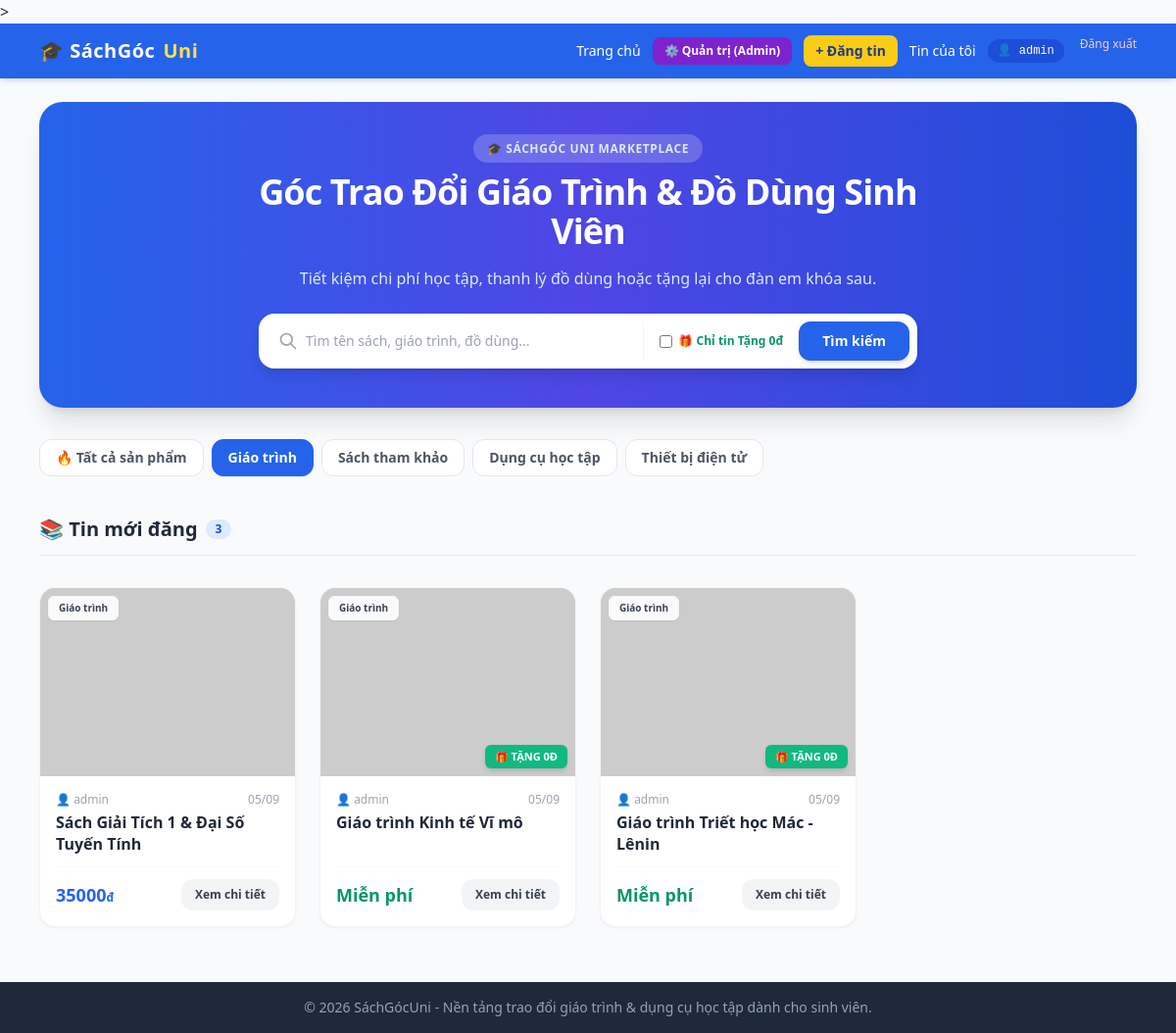
/?cat=1 (signed in), run on the app's committed database.
### app_main/models.py (models this page shows, shortened)
class Category(models.Model):
    name = models.CharField(max_length=100, verbose_name="Tên danh mục")
    slug = models.SlugField(unique=True, verbose_name="Đường dẫn (Slug)")
    class Meta:
        verbose_name = "Danh mục"
        verbose_name_plural = "1. Danh mục sản phẩm"

class Post(models.Model):
    CONDITION_CHOICES = [
        ('NEW', 'Mới (100%)'),
        ('LIKE_NEW', 'Như mới (90-99%)'),
        ('GOOD', 'Tốt (70-89%)'),
        ('USED', 'Cũ (Dưới 70%)'),
    ]
    title = models.CharField(max_length=200, verbose_name="Tiêu đề")
    seller = models.ForeignKey(User, on_delete=models.CASCADE, related_name='posts', verbose_name="Người đăng")
    category = models.ForeignKey(Category, on_delete=models.SET_NULL, null=True, verbose_name="Danh mục")
    course_code = models.CharField(max_length=50, blank=True, verbose_name="Mã học phần / Tên môn")
    faculty = models.CharField(max_length=100, blank=True, verbose_name="Khoa / Ngành")
    price = models.DecimalField(max_digits=10, decimal_places=0, default=0, verbose_name="Giá bán (VNĐ)")
    is_free = models.BooleanField(default=False, verbose_name="Tặng miễn phí (0đ)")
    condition = models.CharField(max_length=20, choices=CONDITION_CHOICES, default='GOOD', verbose_name="Tình trạng")
    description = models.TextField(verbose_name="Mô tả chi tiết")
    image = models.ImageField(upload_to='posts/', blank=True, null=True, verbose_name="Ảnh sản phẩm")
    is_sold = models.BooleanField(default=False, verbose_name="Đã bán")
    created_at = models.DateTimeField(auto_now_add=True, verbose_name="Ngày đăng")
    wishlist = models.ManyToManyField(User, related_name='favorite_posts', blank=True, verbose_name="Lượt yêu thích")
    class Meta:
        verbose_name = "Bài đăng"
        verbose_name_plural = "2. Quản lý bài đăng"
    class Meta:
        verbose_name = "Bài đăng"
        verbose_name_plural = "2. Quản lý bài đăng"

### app_main/views.py (the view)
# urls.py: path('', views.home, name='home'),
def home(request):
    posts = Post.objects.all().order_by('-created_at')
    categories = Category.objects.all()
    query = request.GET.get('q', '')
    if query:
        posts = posts.filter(title__icontains=query)
    cat_param = request.GET.get('cat') or request.GET.get('category')
    if cat_param and cat_param != 'all':
        if cat_param.isdigit():
            posts = posts.filter(category_id=int(cat_param))
        else:
            posts = posts.filter(category__name__icontains=cat_param)
    is_free = request.GET.get('free')
    if is_free == '1':
        posts = posts.filter(is_free=True)
    context = {
        'posts': posts,
        'categories': categories,
        'query': query,
        'cat_id': cat_param,
        'selected_category': cat_param,
        'free_only': is_free == '1',
    }
    return render(request, 'app_main/home.html', context)

### app_main/templates/app_main/home.html (shortened to what this page needs)
{% extends 'app_main/base.html' %}
{% block content %}
<div class="space-y-8">
    <div class="relative bg-gradient-to-r from-blue-600 via-indigo-600 to-blue-700 text-white rounded-3xl p-8 md:p-10 shadow-xl overflow-hidden">
        <div class="relative z-10 max-w-2xl mx-auto text-center space-y-4">
            <span class="bg-white/20 backdrop-blur-md text-xs font-semibold px-3.5 py-1.5 rounded-full uppercase tracking-wider text-blue-100">
                🎓 SáchGóc Uni Marketplace
            </span>
            <h1 class="text-3xl md:text-4xl font-black tracking-tight">
                Góc Trao Đổi Giáo Trình & Đồ Dùng Sinh Viên
            </h1>
            <p class="text-blue-100 text-sm md:text-base font-medium">
                Tiết kiệm chi phí học tập, thanh lý đồ dùng hoặc tặng lại cho đàn em khóa sau.
            </p>
            <form method="get" action="{% url 'home' %}" class="pt-2">
                <div class="flex flex-col sm:flex-row gap-2 bg-white p-2 rounded-2xl shadow-lg text-gray-800">
                    <div class="flex-1 flex items-center px-3 gap-2">
                        <svg class="w-5 h-5 text-gray-400 shrink-0" fill="none" stroke="currentColor" viewBox="0 0 24 24"><path stroke-linecap="round" stroke-linejoin="round" stroke-width="2" d="M21 21l-6-6m2-5a7 7 0 11-14 0 7 7 0 0114 0z"/></svg>
                        <input type="text" name="q" value="{{ query|default:'' }}" placeholder="Tìm tên sách, giáo trình, đồ dùng..." class="w-full text-sm focus:outline-none bg-transparent">
                    </div>
                    <div class="flex items-center gap-2 border-t sm:border-t-0 sm:border-l border-gray-100 pt-2 sm:pt-0 pl-0 sm:pl-2">
                        <label class="flex items-center gap-1.5 text-xs font-bold text-emerald-600 cursor-pointer px-2 select-none whitespace-nowrap">
                            <input type="checkbox" name="free" value="1" {% if free_only %}checked{% endif %} onchange="this.form.submit()" class="rounded text-emerald-600 focus:ring-emerald-500"> 🎁 Chỉ tin Tặng 0đ
                        </label>
                        <button type="submit" class="w-full sm:w-auto bg-blue-600 hover:bg-blue-700 text-white font-bold px-6 py-2.5 rounded-xl text-sm transition-all shadow-md shrink-0">
                            Tìm kiếm
                        </button>
                    </div>
                </div>
            </form>
        </div>
    </div>
    <div class="flex items-center gap-2 overflow-x-auto pb-2 scrollbar-none">
        <a href="{% url 'home' %}" class="px-4 py-2 rounded-xl text-sm font-semibold whitespace-nowrap transition-all border {% if not cat_id or cat_id == 'all' %}bg-blue-600 text-white border-blue-600 shadow-sm{% else %}bg-white text-gray-600 border-gray-200 hover:bg-gray-50{% endif %}">
            🔥 Tất cả sản phẩm
        </a>
        {% for cat in categories %}
            <a href="?cat={{ cat.id }}{% if query %}&q={{ query }}{% endif %}{% if free_only %}&free=1{% endif %}"
               class="px-4 py-2 rounded-xl text-sm font-semibold whitespace-nowrap transition-all border {% if cat_id == cat.id|stringformat:'i' or cat_id == cat.id|stringformat:'s' %}bg-blue-600 text-white border-blue-600 shadow-sm{% else %}bg-white text-gray-600 border-gray-200 hover:bg-gray-50{% endif %}">
                {{ cat.name }}
            </a>
        {% endfor %}
    </div>
    <div class="flex justify-between items-center border-b pb-3">
        <h2 class="text-xl font-bold text-gray-800 flex items-center gap-2">
            <span>📚 Tin mới đăng</span>
            <span class="text-xs bg-blue-100 text-blue-700 px-2.5 py-0.5 rounded-full font-extrabold">{{ posts|length }}</span>
        </h2>
    </div>
    <div class="grid grid-cols-1 sm:grid-cols-2 md:grid-cols-3 lg:grid-cols-4 gap-6">
        {% for post in posts %}
            <div class="group bg-white rounded-2xl shadow-sm border border-gray-100 overflow-hidden hover:shadow-xl hover:-translate-y-1 transition-all duration-200 flex flex-col relative">
                <div class="relative h-48 w-full bg-gray-100 overflow-hidden">
                    {% if post.image %}
                        <img src="{{ post.image.url }}" alt="{{ post.title }}" class="h-full w-full object-cover group-hover:scale-105 transition-transform duration-300">
                    {% else %}
                        <img src="https://picsum.photos/seed/{{ post.id }}/500/300" alt="{{ post.title }}" class="h-full w-full object-cover group-hover:scale-105 transition-transform duration-300">
                    {% endif %}
                    <div class="absolute top-2 left-2 flex flex-col gap-1">
                        <span class="bg-white/90 backdrop-blur-md text-gray-700 text-[10px] font-bold px-2.5 py-1 rounded-md shadow-sm border border-gray-100">
                            {{ post.category.name|default:"Khác" }}
                        </span>
                    </div>
                    {% if post.is_free or post.price == 0 %}
                        <span class="absolute bottom-2 right-2 bg-emerald-500 text-white text-[11px] font-black px-2.5 py-1 rounded-md shadow-md uppercase">
                            🎁 Tặng 0đ
                        </span>
                    {% endif %}
                </div>
                <div class="p-4 flex-1 flex flex-col justify-between space-y-3">
                    <div>
                        <div class="flex justify-between items-center text-xs text-gray-400 mb-1">
                            <span class="font-medium">👤 {{ post.seller.username }}</span>
                            <span>{{ post.created_at|date:"d/m" }}</span>
                        </div>
                        <h3 class="font-bold text-gray-800 text-base leading-snug line-clamp-2 group-hover:text-blue-600 transition-colors">
                            <a href="{% url 'post_detail' post.pk %}">{{ post.title }}</a>
                        </h3>
                    </div>
                    <div class="pt-3 border-t border-gray-50 flex items-center justify-between">
                        <div>
                            {% if post.is_free or post.price == 0 %}
                                <span class="text-emerald-600 font-black text-lg">Miễn phí</span>
                            {% else %}
                                <span class="text-blue-600 font-black text-lg">{{ post.price|floatformat:0 }}<span class="text-xs font-bold">đ</span></span>
                            {% endif %}
                        </div>
                        <a href="{% url 'post_detail' post.pk %}" class="bg-gray-100 group-hover:bg-blue-600 group-hover:text-white text-gray-700 text-xs font-bold px-3.5 py-2 rounded-xl transition-colors">
                            Xem chi tiết
                        </a>
                    </div>
                </div>
            </div>
        {% endfor %}
    </div>
</div>
{% endblock %}

### app_main/templates/app_main/base.html (shortened to what this page needs)
<!DOCTYPE html>
<html lang="vi">
<head>
    <script src="https://cdn.tailwindcss.com"></script>
</head>
<body class="bg-slate-50 text-slate-800 min-h-screen flex flex-col">
    <nav class="bg-blue-600 text-white shadow-md">
        <div class="max-w-6xl mx-auto px-4 py-3 flex justify-between items-center">
            <a href="{% url 'home' %}" class="font-bold text-xl tracking-wide flex items-center gap-2">
                🎓 SáchGóc<span class="text-yellow-300">Uni</span>
            </a>
            <div class="flex items-center gap-3 text-sm font-medium">
                <a href="{% url 'home' %}" class="hover:underline hidden sm:inline">Trang chủ</a>
                {% if user.is_authenticated %}
                    {% if user.is_staff or user.is_superuser %}
                        <a href="/admin/" target="_blank" class="bg-purple-700 hover:bg-purple-800 text-white font-bold px-3 py-1.5 rounded-lg text-xs flex items-center gap-1 transition shadow-sm">
                            ⚙️ Quản trị (Admin)
                        </a>
                    {% endif %}
                    <a href="{% url 'create_post' %}" class="bg-yellow-400 text-blue-900 px-3 py-1.5 rounded-lg font-semibold hover:bg-yellow-300 transition shadow-sm">+ Đăng tin</a>
                    <a href="{% url 'my_posts' %}" class="hover:underline">Tin của tôi</a>
                    <span class="bg-blue-700 px-2.5 py-1 rounded-full text-xs font-mono">👤 {{ user.username }}</span>
                    <form action="{% url 'logout' %}" method="post" class="inline">
                        <button type="submit" class="text-red-200 hover:text-white text-xs pl-1">Đăng xuất</button>
                    </form>
                {% else %}
                    <a href="{% url 'login' %}" class="bg-white text-blue-600 px-3.5 py-1.5 rounded-lg font-medium hover:bg-blue-50 transition">Đăng nhập</a>
                    <a href="{% url 'register' %}" class="bg-yellow-400 text-blue-900 px-3.5 py-1.5 rounded-lg font-semibold hover:bg-yellow-300 transition">Đăng ký</a>
                {% endif %}
            </div>
        </div>
    </nav>
    <main class="max-w-6xl mx-auto px-4 py-6 flex-1 w-full">
        {% block content %}{% endblock %}
    </main>
    <footer class="bg-slate-800 text-slate-400 text-center py-4 text-sm mt-8">
        © 2026 SáchGócUni - Nền tảng trao đổi giáo trình & dụng cụ học tập dành cho sinh viên.
    </footer>
</body>
</html>

### data on the page
Category: name "Giáo trình"
Category: name "Sách tham khảo"
Category: name "Dụng cụ học tập"
Category: name "Thiết bị điện tử"
Post: category.name "Giáo trình", seller.username "admin", created_at "05/09", title "Sách Giải Tích 1 & Đại Số Tuyến Tính", price "35000"
Post: category.name "Giáo trình", is_free "🎁 TẶNG 0Đ", seller.username "admin", created_at "05/09", title "Giáo trình Kinh tế Vĩ mô"
Post: category.name "Giáo trình", is_free "🎁 TẶNG 0Đ", seller.username "admin", created_at "05/09", title "Giáo trình Triết học Mác - Lênin"

### other printed values
{{ user.username }} "admin"
{{ posts|length }} "3"
